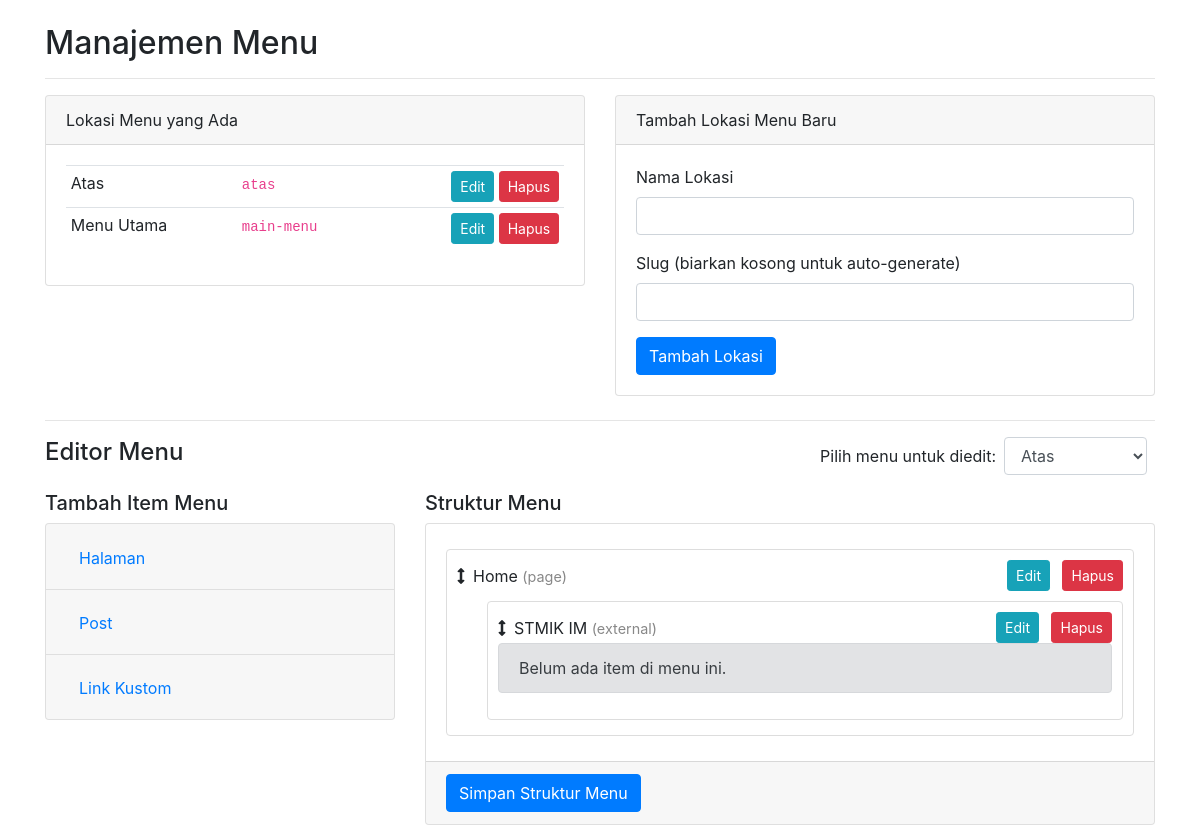
Screenshot of /2/admin_menu.php with the database file from the repository.
### tables this page shows
CREATE TABLE `menu_locations`  (
  `id` int NOT NULL AUTO_INCREMENT,
  `name` varchar(100) NOT NULL,
  `slug` varchar(100) NOT NULL,
  PRIMARY KEY (`id`) USING BTREE,
  UNIQUE INDEX `slug`(`slug` ASC) USING BTREE
);

CREATE TABLE `menu_items`  (
  `id` int NOT NULL AUTO_INCREMENT,
  `menu_location_id` int NOT NULL,
  `title` varchar(255) NOT NULL,
  `type` enum('page','post','external') NOT NULL,
  `link_id` int NULL DEFAULT NULL,
  `external_url` varchar(255) NULL DEFAULT NULL,
  `parent_id` int NOT NULL DEFAULT 0,
  `menu_order` int NOT NULL DEFAULT 0,
  `css_classes` varchar(255) NULL DEFAULT NULL,
  `target` varchar(50) NULL DEFAULT NULL,
  `visibility` enum('all','logged_in','logged_out') NOT NULL DEFAULT 'all',
  PRIMARY KEY (`id`) USING BTREE,
  INDEX `menu_location_id`(`menu_location_id` ASC) USING BTREE,
  CONSTRAINT `menu_items_ibfk_1` FOREIGN KEY (`menu_location_id`) REFERENCES `menu_locations` (`id`) ON DELETE CASCADE ON UPDATE RESTRICT
);

### 2/admin_menu.php (the view, shortened to what this page needs)
<?php
require 'database.php';
$locations = $pdo->query("SELECT * FROM menu_locations ORDER BY name ASC")->fetchAll();
$selected_location_id = $_GET['location_id'] ?? ($locations[0]['id'] ?? null);
$menu_items = [];
if ($selected_location_id) {
    $stmt = $pdo->prepare("SELECT * FROM menu_items WHERE menu_location_id = :loc_id ORDER BY parent_id, menu_order ASC");
    $stmt->execute(['loc_id' => $selected_location_id]);
    $menu_items = $stmt->fetchAll();
}
function render_admin_menu_html_with_actions(array $items, int $parent_id = 0): string {
    $html = '<ol class="sortable">';
    foreach ($items as $item) {
        if ((int)$item['parent_id'] == $parent_id) {
            $html .= "<li id='menuItem_{$item['id']}'>";
            $html .= "<div class='d-flex justify-content-between align-items-center'>";
            $html .= "<span><i class='fas fa-arrows-alt-v mr-2' style='cursor: move;'></i><span class='menu-title'>{$item['title']}</span> <span class='menu-type'>({$item['type']})</span></span>";
            $html .= "<div class='item-actions'>";
            $html .= "<button class='btn btn-sm btn-info mr-2 edit-item-btn' data-toggle='modal' data-target='#editItemModal'
                        data-id='{$item['id']}'
                        data-title='".htmlspecialchars($item['title'], ENT_QUOTES)."'
                        data-type='{$item['type']}'
                        data-linkid='{$item['link_id']}'
                        data-url='".htmlspecialchars($item['external_url'], ENT_QUOTES)."'
                        data-css='".htmlspecialchars($item['css_classes'], ENT_QUOTES)."'
                        data-target='{$item['target']}'
                        data-visibility='{$item['visibility']}'>Edit</button>";
            $html .= "<form method='POST' action='admin_menu.php' class='d-inline' onsubmit='return confirm(\"Yakin ingin menghapus item ini?\");'>
                        <input type='hidden' name='action' value='delete_item'>
                        <input type='hidden' name='id' value='{$item['id']}'>
                        <input type='hidden' name='location_id' value='{$item['menu_location_id']}'>
                        <button type='submit' class='btn btn-sm btn-danger'>Hapus</button>
                      </form>";
            $html .= "</div>";
            $html .= "</div>";
            $html .= render_admin_menu_html_with_actions($items, (int)$item['id']);
            $html .= "</li>";
        }
    }
    $html .= '</ol>';
    return (strpos($html, '<li') === false) ? '<div class="alert alert-secondary">Belum ada item di menu ini.</div>' : $html;
}
?>
<!DOCTYPE html>
<html lang="id">
<head>
    <link rel="stylesheet" href="https://stackpath.bootstrapcdn.com/bootstrap/4.5.2/css/bootstrap.min.css">
    <link rel="stylesheet" href="https://cdnjs.cloudflare.com/ajax/libs/font-awesome/5.15.3/css/all.min.css">
</head>
<body>
    <div class="container mt-4">
        <h2>Manajemen Menu</h2>
        <hr>
        <div class="row mb-4">
            <div class="col-md-6">
                <div class="card">
                    <div class="card-header">Lokasi Menu yang Ada</div>
                    <div class="card-body">
                        <table class="table table-sm">
                            <tbody>
                                <?php foreach ($locations as $loc): ?>
                                <tr>
                                    <td><?php echo htmlspecialchars($loc['name']); ?></td>
                                    <td><code><?php echo htmlspecialchars($loc['slug']); ?></code></td>
                                    <td class="text-right">
                                        <button class="btn btn-sm btn-info" data-toggle="modal" data-target="#editLocationModal"
                                                data-id="<?php echo $loc['id']; ?>" data-name="<?php echo htmlspecialchars($loc['name']); ?>"
                                                data-slug="<?php echo htmlspecialchars($loc['slug']); ?>">Edit</button>
                                        <form method="POST" action="admin_menu.php" class="d-inline" onsubmit="return confirm('PERINGATAN: Menghapus lokasi akan menghapus SEMUA item menu di dalamnya. Lanjutkan?');">
                                            <button type="submit" class="btn btn-sm btn-danger">Hapus</button>
                                        </form>
                                    </td>
                                </tr>
                                <?php endforeach; ?>
                            </tbody>
                        </table>
                    </div>
                </div>
            </div>
            <div class="col-md-6">
                 <div class="card">
                    <div class="card-header">Tambah Lokasi Menu Baru</div>
                    <div class="card-body">
                        <form method="POST" action="admin_menu.php">
                            <div class="form-group">
                                <label for="name">Nama Lokasi</label>
                                <input type="text" class="form-control" name="name" required>
                            </div>
                            <div class="form-group">
                                <label for="slug">Slug (biarkan kosong untuk auto-generate)</label>
                                <input type="text" class="form-control" name="slug">
                            </div>
                            <button type="submit" class="btn btn-primary">Tambah Lokasi</button>
                        </form>
                    </div>
                </div>
            </div>
        </div>
        <hr>
        <div class="d-flex justify-content-between align-items-center mb-3">
            <h4>Editor Menu</h4>
            <form method="GET" action="admin_menu.php" id="location_selector_form">
                <div class="form-inline">
                    <label for="location_id" class="mr-2">Pilih menu untuk diedit:</label>
                    <select name="location_id" id="location_id" class="form-control mr-2" onchange="this.form.submit()">
                        <?php foreach ($locations as $loc): ?>
                        <option value="<?php echo $loc['id']; ?>" <?php echo ($loc['id'] == $selected_location_id) ? 'selected' : ''; ?>>
                            <?php echo htmlspecialchars($loc['name']); ?>
                        </option>
                        <?php endforeach; ?>
                    </select>
                </div>
            </form>
        </div>
        <?php if ($selected_location_id): ?>
        <div class="row">
            <div class="col-md-4">
                <h5>Tambah Item Menu</h5>
                <div class="accordion" id="addItemAccordion">
                    <div class="card">
                        <div class="card-header" id="headingPages">
                            <h2 class="mb-0"><button class="btn btn-link" type="button" data-toggle="collapse" data-target="#collapsePages">Halaman</button></h2>
                        </div>
                    </div>
                    <div class="card">
                         <div class="card-header" id="headingPosts">
                            <h2 class="mb-0"><button class="btn btn-link" type="button" data-toggle="collapse" data-target="#collapsePosts">Post</button></h2>
                        </div>
                    </div>
                    <div class="card">
                        <div class="card-header" id="headingCustom">
                            <h2 class="mb-0"><button class="btn btn-link" type="button" data-toggle="collapse" data-target="#collapseCustom">Link Kustom</button></h2>
                        </div>
                    </div>
                </div>
            </div>
            <div class="col-md-8">
                <h5>Struktur Menu</h5>
                <div class="card">
                    <div class="card-body">
                        <?php echo render_admin_menu_html_with_actions($menu_items); ?>
                    </div>
                    <div class="card-footer">
                        <button id="saveMenu" class="btn btn-primary">Simpan Struktur Menu</button>
                    </div>
                </div>
            </div>
        </div>
        <?php else: ?>
        <div class="alert alert-info">Pilih sebuah lokasi menu untuk mulai mengedit, atau buat lokasi baru.</div>
        <?php endif; ?>
    </div>
</body>
</html>

### 2/admin_menu.php (style rules this page uses)
.sortable { list-style-type: none; margin: 0; padding: 0; }
.sortable li { margin: 5px 0; padding: 10px; border: 1px solid #ddd; background: #fff; border-radius: 4px; }
.sortable li > div { cursor: move; }
.sortable ol { margin-top: 10px; padding-left: 30px; }
.menu-type { font-weight: normal; color: #888; font-size: 0.9em; }

### rows the page displays
menu_locations: name "Atas", slug "atas"
menu_locations: name "Menu Utama", slug "main-menu"
menu_items: title "Home", type "page"
menu_items: title "STMIK IM", type "external", shows "Belum ada item di menu ini."

### other values shown
form field location_id "Atas"
